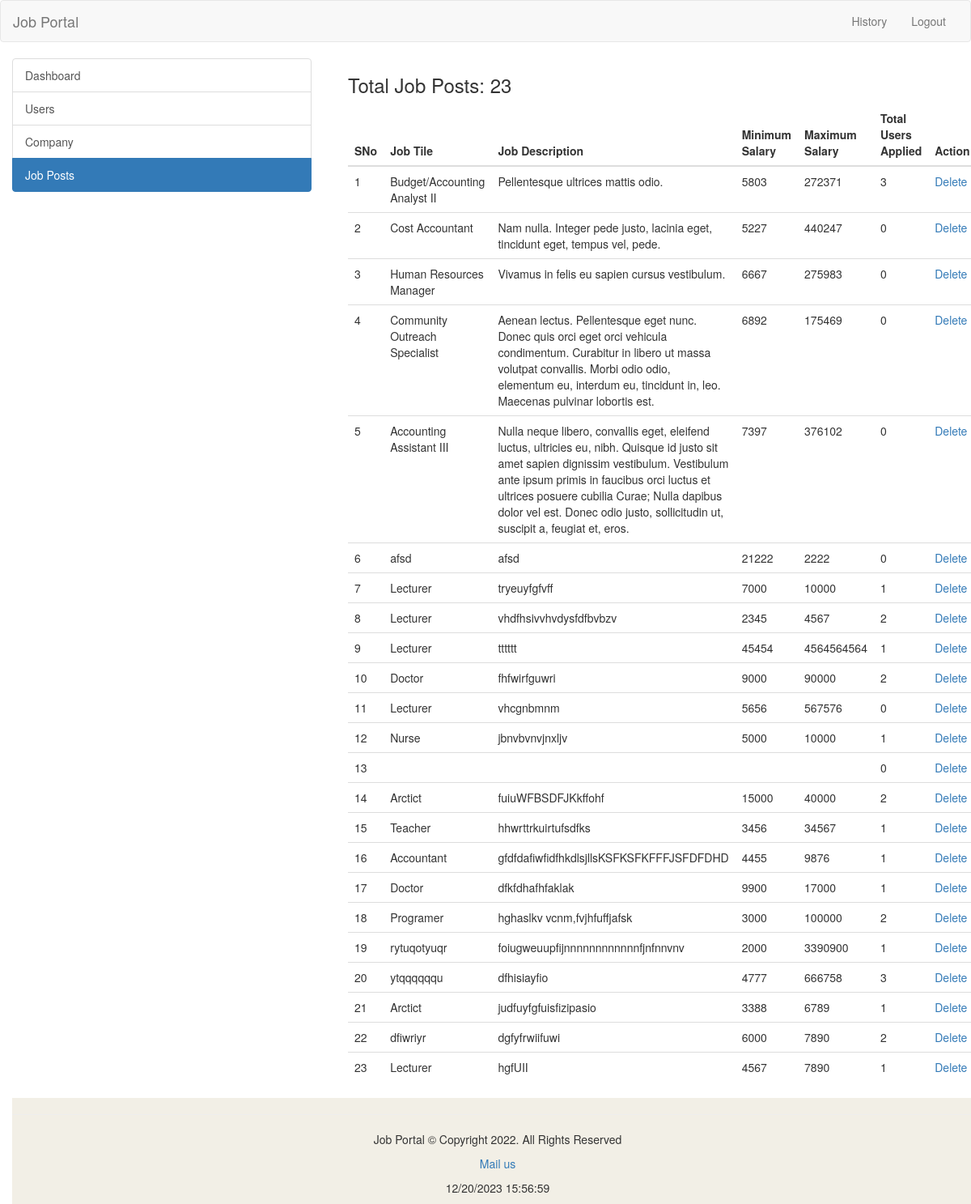
Page /admin/job-posts.php (signed in) on the committed database.
### tables this page shows
CREATE TABLE `job_post` (
  `id_jobpost` int(11) NOT NULL,
  `id_company` int(11) NOT NULL,
  `jobtitle` varchar(255) NOT NULL,
  `description` text NOT NULL,
  `minimumsalary` varchar(255) NOT NULL,
  `maximumsalary` varchar(255) NOT NULL,
  `experience` varchar(255) NOT NULL,
  `qualification` varchar(255) NOT NULL,
  `createdat` timestamp NOT NULL DEFAULT current_timestamp()
);

### admin/job-posts.php (the view, shortened to what this page needs)
<?php
require_once("../db.php");
?>
<!DOCTYPE html>
<html lang="en">
  <head>
    <link rel="stylesheet" href="https://maxcdn.bootstrapcdn.com/bootstrap/3.3.7/css/bootstrap.min.css">
  </head>
  <body>
    <header>
      <nav class="navbar navbar-default">
        <div class="container-fluid">
          <div class="navbar-header">
            <a class="navbar-brand" href="../index.php">Job Portal</a>
          </div>
          <div class="collapse navbar-collapse" id="bs-example-navbar-collapse-1">
            <ul class="nav navbar-nav navbar-right">
              <li><a href="./job_history.php">History</a></li>
              <li><a href="../logout.php">Logout</a></li>
            </ul>
          </div>
        </div>
      </nav>
    </header>
    <div class="container-fluid">
      <div class="row">
        <div class="col-md-4">
          <div class="list-group">
            <a href="dashboard.php" class="list-group-item">Dashboard</a>
            <a href="user.php" class="list-group-item">Users</a>
            <a href="company.php" class="list-group-item ">Company</a>
            <a href="job-posts.php" class="list-group-item active">Job Posts</a>
          </div>
        </div>
        <div class="col-md-6">
          <div class="col-md-6">
        <?php
          $sql = "SELECT * FROM job_post";
          $result = $conn->query($sql);
          if($result->num_rows > 0) {
            echo '<h3>Total Job Posts: ' . $result->num_rows . '</h3>';
          }
        ?>
          <table class="table">
            <thead>
              <th>SNo</th>
              <th>Job Tile</th>
              <th>Job Description</th>
              <th>Minimum Salary</th>
              <th>Maximum Salary</th>
              <th>Total Users Applied</th>
              <th>Action</th>
            </thead>
            <tbody>
              <?php
                $sql = "SELECT * FROM job_post";
                $result = $conn->query($sql);
                if($result->num_rows > 0) {
                  $i = 0;
                  while($row = $result->fetch_assoc()) {
                    ?>
                      <tr>
                        <td><?php echo ++$i; ?></td>
                        <td><?php echo $row['jobtitle']; ?></td>
                        <td><?php echo $row['description']; ?></td>
                        <td><?php echo $row['minimumsalary']; ?></td>
                        <td><?php echo $row['maximumsalary']; ?></td>
                        <?php
                          $sql1 = "SELECT COUNT(apply_job_post.id_apply) AS totalNo FROM job_post INNER JOIN apply_job_post ON job_post.id_jobpost=apply_job_post.id_jobpost WHERE job_post.id_jobpost='$row[id_jobpost]'";
                          $result1 = $conn->query($sql1);
                          if($result1->num_rows > 0) {
                             while($row1 = $result1->fetch_assoc()) {
                            ?>
                             <td><?php echo $row1['totalNo']; ?></td>
                            <?php
                          }
                        }
                        ?>
                        <td><a href="delete-job-post.php?id=<?php echo $row['id_jobpost']; ?>" onclick="return confirm('Are you sure?')">Delete</a></td>
                      </tr>
                    <?php
                  }
                }
              ?>
            </tbody>
          </table>
        </div>
      </div>
    </div>
    <footer id="footer" style="background:#f2efe6; position:absolute; margin-bottom: 0px; width:100%;">
    <hr>
      <section style="padding: top 10px;">
        <p style="text-align:center">Job Portal  &copy Copyright 2022.  All Rights Reserved</p>
        <p style="text-align:center"><a href="mailto:jobportal@gmail.com" class="mail">Mail us</a></p>
        <p id= "update" style="text-align:center"></p>
     </section>
    </footer>
  </body>
</html>

### rows in the picture
job_post: jobtitle "Budget/Accounting Analyst II", description "Pellentesque ultrices mattis odio.", minimumsalary "5803", maximumsalary "272371", totalNo "3"
job_post: jobtitle "Cost Accountant", description "Nam nulla. Integer pede justo, lacinia eget, tincidunt eget, tempus vel, pede.", minimumsalary "5227", maximumsalary "440247", totalNo "0"
job_post: jobtitle "Human Resources Manager", description "Vivamus in felis eu sapien cursus vestibulum.", minimumsalary "6667", maximumsalary "275983", totalNo "0"
job_post: jobtitle "Community Outreach Specialist", description "Aenean lectus. Pellentesque eget nunc. Donec quis orci eget orci vehicula condimentum. Curabitur in libero ut massa volutpat convallis. Morbi odio odio, elementum eu, interdum eu, tincidunt in, leo. Maecenas pulvinar lobortis est.", minimumsalary "6892", maximumsalary "175469", totalNo "0"
job_post: jobtitle "Accounting Assistant III", description "Nulla neque libero, convallis eget, eleifend luctus, ultricies eu, nibh. Quisque id justo sit amet sapien dignissim vestibulum. Vestibulum ante ipsum primis in faucibus orci luctus et ultrices posuere cubilia Curae; Nulla dapibus dolor vel est. Donec odio justo, sollicitudin ut, suscipit a, feugiat et, eros.", minimumsalary "7397", maximumsalary "376102", totalNo "0"
job_post: jobtitle "afsd", description "afsd", minimumsalary "21222", maximumsalary "2222", totalNo "0"
job_post: jobtitle "Lecturer", description "tryeuyfgfvff", minimumsalary "7000", maximumsalary "10000", totalNo "1"
job_post: jobtitle "Lecturer", description "vhdfhsivvhvdysfdfbvbzv", minimumsalary "2345", maximumsalary "4567", totalNo "2"
job_post: jobtitle "Lecturer", description "tttttt", minimumsalary "45454", maximumsalary "4564564564", totalNo "1"
job_post: jobtitle "Doctor", description "fhfwirfguwri", minimumsalary "9000", maximumsalary "90000", totalNo "2"
job_post: jobtitle "Lecturer", description "vhcgnbmnm", minimumsalary "5656", maximumsalary "567576", totalNo "0"
job_post: jobtitle "Nurse", description "jbnvbvnvjnxljv", minimumsalary "5000", maximumsalary "10000", totalNo "1"
job_post: totalNo "0"
job_post: jobtitle "Arctict", description "fuiuWFBSDFJKkffohf", minimumsalary "15000", maximumsalary "40000", totalNo "2"
job_post: jobtitle "Teacher", description "hhwrttrkuirtufsdfks", minimumsalary "3456", maximumsalary "34567", totalNo "1"
job_post: jobtitle "Accountant", description "gfdfdafiwfidfhkdlsjllsKSFKSFKFFFJSFDFDHD", minimumsalary "4455", maximumsalary "9876", totalNo "1"
job_post: jobtitle "Doctor", description "dfkfdhafhfaklak", minimumsalary "9900", maximumsalary "17000", totalNo "1"
job_post: jobtitle "Programer", description "hghaslkv vcnm,fvjhfuffjafsk", minimumsalary "3000", maximumsalary "100000", totalNo "2"
job_post: jobtitle "rytuqotyuqr", description "foiugweuupfijnnnnnnnnnnnnfjnfnnvnv", minimumsalary "2000", maximumsalary "3390900", totalNo "1"
job_post: jobtitle "ytqqqqqqu", description "dfhisiayfio", minimumsalary "4777", maximumsalary "666758", totalNo "3"
job_post: jobtitle "Arctict", description "judfuyfgfuisfizipasio", minimumsalary "3388", maximumsalary "6789", totalNo "1"
job_post: jobtitle "dfiwriyr", description "dgfyfrwiifuwi", minimumsalary "6000", maximumsalary "7890", totalNo "2"
job_post: jobtitle "Lecturer", description "hgfUII", minimumsalary "4567", maximumsalary "7890", totalNo "1"

### other values in the picture
$result->num_rows "23"
